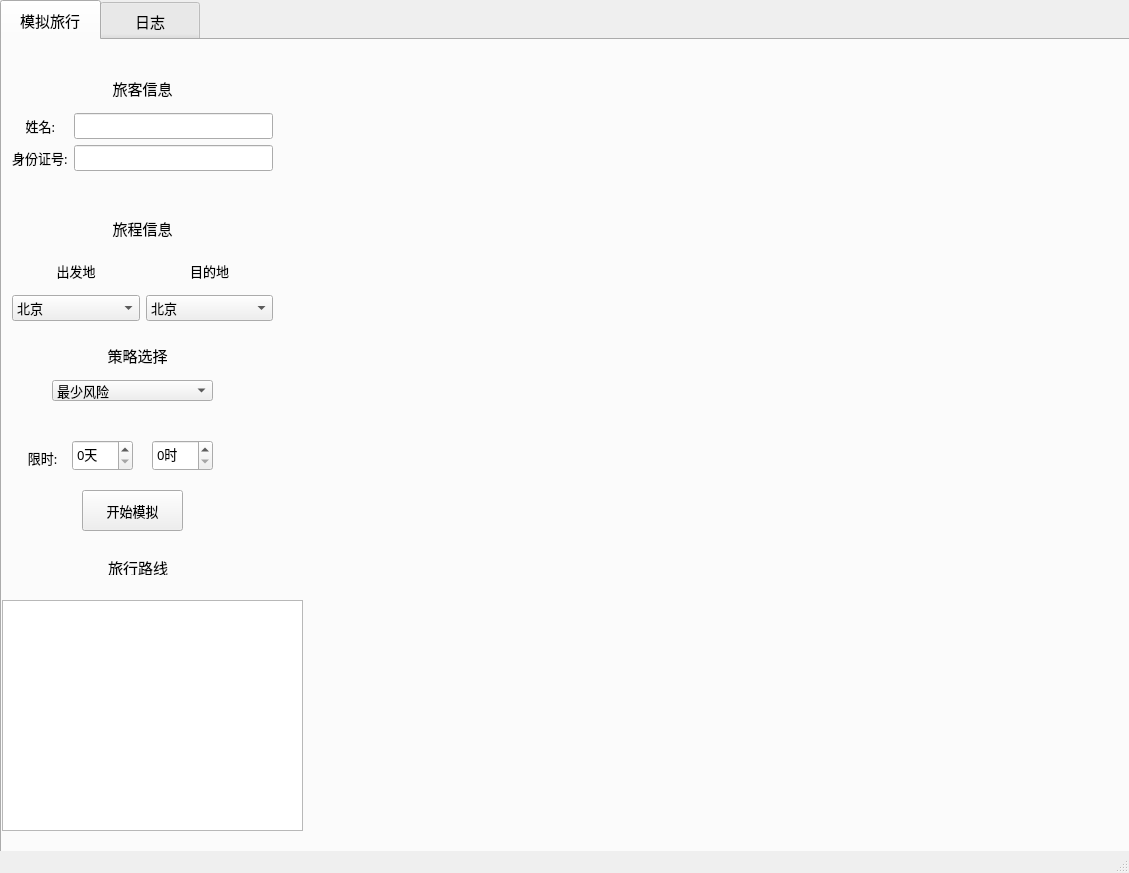
<?xml version="1.0" encoding="UTF-8"?>
<ui version="4.0">
 <class>MainWindow</class>
 <widget class="QMainWindow" name="MainWindow">
  <property name="geometry">
   <rect>
    <x>0</x>
    <y>0</y>
    <width>1129</width>
    <height>873</height>
   </rect>
  </property>
  <property name="windowTitle">
   <string>MainWindow</string>
  </property>
  <widget class="QWidget" name="centralwidget">
   <widget class="QTabWidget" name="tabWidget">
    <property name="geometry">
     <rect>
      <x>0</x>
      <y>0</y>
      <width>1151</width>
      <height>881</height>
     </rect>
    </property>
    <property name="font">
     <font>
      <family>新宋体</family>
      <pointsize>11</pointsize>
     </font>
    </property>
    <property name="styleSheet">
     <string notr="true">QTabBar::tab{width:100}
QTabBar::tab{height:40}</string>
    </property>
    <property name="currentIndex">
     <number>0</number>
    </property>
    <widget class="QWidget" name="main">
     <attribute name="title">
      <string>模拟旅行</string>
     </attribute>
     <widget class="QWidget" name="gridLayoutWidget">
      <property name="geometry">
       <rect>
        <x>10</x>
        <y>30</y>
        <width>261</width>
        <height>101</height>
       </rect>
      </property>
      <layout class="QGridLayout" name="gridLayout">
       <item row="1" column="0">
        <widget class="QLabel" name="nameLabel">
         <property name="font">
          <font>
           <family>新宋体</family>
           <pointsize>10</pointsize>
          </font>
         </property>
         <property name="text">
          <string>    姓名:</string>
         </property>
        </widget>
       </item>
       <item row="3" column="0">
        <widget class="QLabel" name="idLabel1">
         <property name="font">
          <font>
           <family>新宋体</family>
           <pointsize>10</pointsize>
          </font>
         </property>
         <property name="text">
          <string>身份证号:</string>
         </property>
        </widget>
       </item>
       <item row="3" column="1">
        <widget class="QLineEdit" name="nameLineEdit">
         <property name="font">
          <font>
           <family>新宋体</family>
           <pointsize>10</pointsize>
          </font>
         </property>
        </widget>
       </item>
       <item row="1" column="1">
        <widget class="QLineEdit" name="idLineEdit1">
         <property name="font">
          <font>
           <family>新宋体</family>
           <pointsize>10</pointsize>
          </font>
         </property>
        </widget>
       </item>
       <item row="0" column="0" colspan="2">
        <widget class="QLabel" name="infoLabel">
         <property name="font">
          <font>
           <family>新宋体</family>
           <pointsize>11</pointsize>
          </font>
         </property>
         <property name="text">
          <string>旅客信息</string>
         </property>
         <property name="alignment">
          <set>Qt::AlignCenter</set>
         </property>
        </widget>
       </item>
      </layout>
     </widget>
     <widget class="QWidget" name="gridLayoutWidget_2">
      <property name="geometry">
       <rect>
        <x>10</x>
        <y>170</y>
        <width>261</width>
        <height>111</height>
       </rect>
      </property>
      <layout class="QGridLayout" name="gridLayout_2">
       <item row="2" column="1">
        <widget class="QLabel" name="destinationLabel">
         <property name="font">
          <font>
           <family>新宋体</family>
           <pointsize>10</pointsize>
          </font>
         </property>
         <property name="text">
          <string>目的地</string>
         </property>
         <property name="alignment">
          <set>Qt::AlignCenter</set>
         </property>
        </widget>
       </item>
       <item row="3" column="1">
        <widget class="QComboBox" name="destinationCombo">
         <property name="font">
          <font>
           <family>新宋体</family>
           <pointsize>10</pointsize>
          </font>
         </property>
         <property name="currentText">
          <string>北京</string>
         </property>
         <item>
          <property name="text">
           <string>北京</string>
          </property>
         </item>
         <item>
          <property name="text">
           <string>天津</string>
          </property>
         </item>
         <item>
          <property name="text">
           <string>石家庄</string>
          </property>
         </item>
         <item>
          <property name="text">
           <string>济南</string>
          </property>
         </item>
         <item>
          <property name="text">
           <string>太原</string>
          </property>
         </item>
         <item>
          <property name="text">
           <string>郑州</string>
          </property>
         </item>
         <item>
          <property name="text">
           <string>合肥</string>
          </property>
         </item>
         <item>
          <property name="text">
           <string>南京</string>
          </property>
         </item>
         <item>
          <property name="text">
           <string>上海</string>
          </property>
         </item>
         <item>
          <property name="text">
           <string>西安</string>
          </property>
         </item>
         <item>
          <property name="text">
           <string>武汉</string>
          </property>
         </item>
         <item>
          <property name="text">
           <string>重庆</string>
          </property>
         </item>
         <item>
          <property name="text">
           <string>成都</string>
          </property>
         </item>
         <item>
          <property name="text">
           <string>杭州</string>
          </property>
         </item>
         <item>
          <property name="text">
           <string>兰州</string>
          </property>
         </item>
        </widget>
       </item>
       <item row="0" column="0" colspan="2">
        <widget class="QLabel" name="travelLabel">
         <property name="font">
          <font>
           <family>新宋体</family>
           <pointsize>11</pointsize>
          </font>
         </property>
         <property name="text">
          <string>旅程信息</string>
         </property>
         <property name="alignment">
          <set>Qt::AlignCenter</set>
         </property>
        </widget>
       </item>
       <item row="2" column="0">
        <widget class="QLabel" name="originLabel">
         <property name="font">
          <font>
           <family>新宋体</family>
           <pointsize>10</pointsize>
          </font>
         </property>
         <property name="text">
          <string>出发地</string>
         </property>
         <property name="alignment">
          <set>Qt::AlignCenter</set>
         </property>
        </widget>
       </item>
       <item row="3" column="0">
        <widget class="QComboBox" name="originCombo">
         <property name="font">
          <font>
           <family>新宋体</family>
           <pointsize>10</pointsize>
          </font>
         </property>
         <item>
          <property name="text">
           <string>北京</string>
          </property>
         </item>
         <item>
          <property name="text">
           <string>天津</string>
          </property>
         </item>
         <item>
          <property name="text">
           <string>石家庄</string>
          </property>
         </item>
         <item>
          <property name="text">
           <string>济南</string>
          </property>
         </item>
         <item>
          <property name="text">
           <string>太原</string>
          </property>
         </item>
         <item>
          <property name="text">
           <string>郑州</string>
          </property>
         </item>
         <item>
          <property name="text">
           <string>合肥</string>
          </property>
         </item>
         <item>
          <property name="text">
           <string>南京</string>
          </property>
         </item>
         <item>
          <property name="text">
           <string>上海</string>
          </property>
         </item>
         <item>
          <property name="text">
           <string>西安</string>
          </property>
         </item>
         <item>
          <property name="text">
           <string>武汉</string>
          </property>
         </item>
         <item>
          <property name="text">
           <string>重庆</string>
          </property>
         </item>
         <item>
          <property name="text">
           <string>成都</string>
          </property>
         </item>
         <item>
          <property name="text">
           <string>杭州</string>
          </property>
         </item>
         <item>
          <property name="text">
           <string>兰州</string>
          </property>
         </item>
        </widget>
       </item>
      </layout>
     </widget>
     <widget class="QComboBox" name="strategyCombo">
      <property name="geometry">
       <rect>
        <x>50</x>
        <y>340</y>
        <width>161</width>
        <height>21</height>
       </rect>
      </property>
      <property name="font">
       <font>
        <family>新宋体</family>
        <pointsize>10</pointsize>
       </font>
      </property>
      <item>
       <property name="text">
        <string>最少风险</string>
       </property>
      </item>
      <item>
       <property name="text">
        <string>限时最少风险</string>
       </property>
      </item>
     </widget>
     <widget class="QLabel" name="strategyLabel">
      <property name="geometry">
       <rect>
        <x>90</x>
        <y>300</y>
        <width>91</width>
        <height>31</height>
       </rect>
      </property>
      <property name="font">
       <font>
        <family>新宋体</family>
        <pointsize>11</pointsize>
       </font>
      </property>
      <property name="text">
       <string>策略选择</string>
      </property>
      <property name="alignment">
       <set>Qt::AlignCenter</set>
      </property>
     </widget>
     <widget class="QSpinBox" name="daySpin">
      <property name="geometry">
       <rect>
        <x>150</x>
        <y>400</y>
        <width>61</width>
        <height>31</height>
       </rect>
      </property>
      <property name="font">
       <font>
        <family>新宋体</family>
        <pointsize>10</pointsize>
       </font>
      </property>
      <property name="alignment">
       <set>Qt::AlignLeading|Qt::AlignLeft|Qt::AlignVCenter</set>
      </property>
      <property name="suffix">
       <string>时</string>
      </property>
      <property name="maximum">
       <number>23</number>
      </property>
     </widget>
     <widget class="QSpinBox" name="hourSpin">
      <property name="geometry">
       <rect>
        <x>70</x>
        <y>400</y>
        <width>61</width>
        <height>31</height>
       </rect>
      </property>
      <property name="font">
       <font>
        <family>新宋体</family>
        <pointsize>10</pointsize>
       </font>
      </property>
      <property name="suffix">
       <string>天</string>
      </property>
      <property name="maximum">
       <number>6</number>
      </property>
     </widget>
     <widget class="QLabel" name="timeLimitLabel">
      <property name="geometry">
       <rect>
        <x>20</x>
        <y>410</y>
        <width>41</width>
        <height>16</height>
       </rect>
      </property>
      <property name="font">
       <font>
        <family>新宋体</family>
        <pointsize>10</pointsize>
       </font>
      </property>
      <property name="text">
       <string>限时:</string>
      </property>
      <property name="alignment">
       <set>Qt::AlignCenter</set>
      </property>
     </widget>
     <widget class="QPushButton" name="startButton">
      <property name="geometry">
       <rect>
        <x>80</x>
        <y>450</y>
        <width>101</width>
        <height>41</height>
       </rect>
      </property>
      <property name="font">
       <font>
        <family>新宋体</family>
        <pointsize>10</pointsize>
       </font>
      </property>
      <property name="text">
       <string>开始模拟</string>
      </property>
     </widget>
     <widget class="QLabel" name="routeLabel">
      <property name="geometry">
       <rect>
        <x>100</x>
        <y>520</y>
        <width>72</width>
        <height>15</height>
       </rect>
      </property>
      <property name="font">
       <font>
        <family>新宋体</family>
        <pointsize>11</pointsize>
       </font>
      </property>
      <property name="text">
       <string>旅行路线</string>
      </property>
      <property name="alignment">
       <set>Qt::AlignCenter</set>
      </property>
     </widget>
     <widget class="QTextBrowser" name="routeTextBrowser">
      <property name="geometry">
       <rect>
        <x>0</x>
        <y>560</y>
        <width>301</width>
        <height>231</height>
       </rect>
      </property>
     </widget>
    </widget>
    <widget class="QWidget" name="log">
     <attribute name="title">
      <string>日志</string>
     </attribute>
     <widget class="QLabel" name="idLabel2">
      <property name="geometry">
       <rect>
        <x>400</x>
        <y>710</y>
        <width>81</width>
        <height>21</height>
       </rect>
      </property>
      <property name="font">
       <font>
        <family>新宋体</family>
        <pointsize>10</pointsize>
       </font>
      </property>
      <property name="text">
       <string>身份证号:</string>
      </property>
     </widget>
     <widget class="QLineEdit" name="idLineEdit2">
      <property name="geometry">
       <rect>
        <x>490</x>
        <y>710</y>
        <width>191</width>
        <height>21</height>
       </rect>
      </property>
      <property name="font">
       <font>
        <family>新宋体</family>
        <pointsize>10</pointsize>
       </font>
      </property>
     </widget>
     <widget class="QLabel" name="stateSearchLabel">
      <property name="geometry">
       <rect>
        <x>490</x>
        <y>580</y>
        <width>111</width>
        <height>21</height>
       </rect>
      </property>
      <property name="font">
       <font>
        <family>新宋体</family>
        <pointsize>11</pointsize>
       </font>
      </property>
      <property name="text">
       <string>旅客状态查询</string>
      </property>
     </widget>
     <widget class="QPushButton" name="startSearchButton">
      <property name="geometry">
       <rect>
        <x>490</x>
        <y>750</y>
        <width>101</width>
        <height>31</height>
       </rect>
      </property>
      <property name="font">
       <font>
        <family>新宋体</family>
        <pointsize>10</pointsize>
       </font>
      </property>
      <property name="text">
       <string>开始查询</string>
      </property>
     </widget>
     <widget class="QTextBrowser" name="stateSearchTextBrowser">
      <property name="geometry">
       <rect>
        <x>380</x>
        <y>620</y>
        <width>331</width>
        <height>71</height>
       </rect>
      </property>
     </widget>
     <widget class="QTextBrowser" name="logTextBrowser">
      <property name="geometry">
       <rect>
        <x>170</x>
        <y>40</y>
        <width>791</width>
        <height>521</height>
       </rect>
      </property>
     </widget>
     <widget class="QLabel" name="logLabel">
      <property name="geometry">
       <rect>
        <x>510</x>
        <y>10</y>
        <width>71</width>
        <height>21</height>
       </rect>
      </property>
      <property name="font">
       <font>
        <family>新宋体</family>
        <pointsize>11</pointsize>
       </font>
      </property>
      <property name="text">
       <string>系统日志</string>
      </property>
     </widget>
    </widget>
   </widget>
  </widget>
  <widget class="QStatusBar" name="statusbar"/>
 </widget>
 <resources/>
 <connections/>
</ui>
